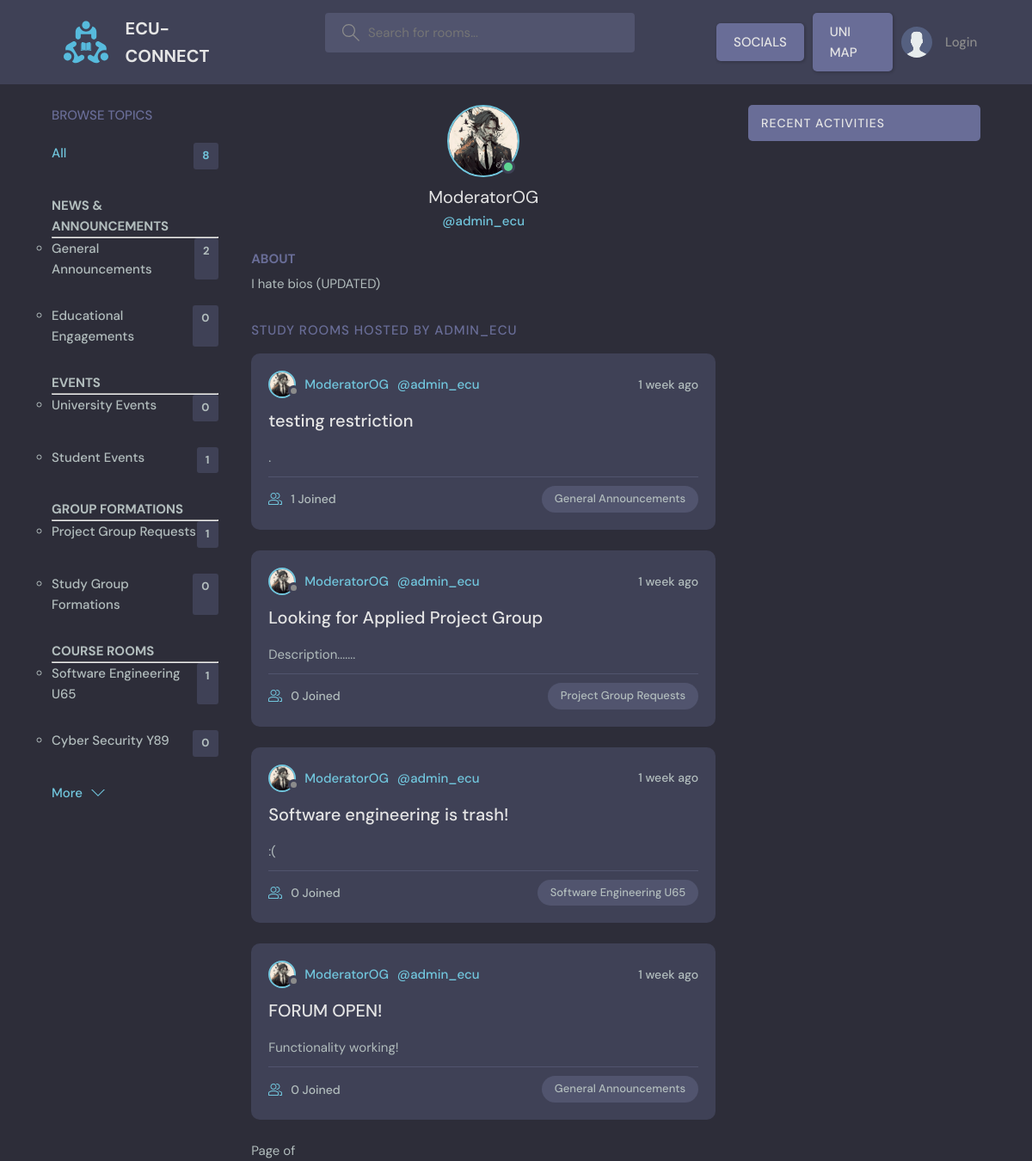
Page /profile/1/ on the committed database.
### base/models.py (models this page shows, shortened)
class Topic(models.Model):
    name = models.CharField(max_length=200)

class User(AbstractUser):
    username = models.CharField(max_length=150, unique=True, null=True)
    name = models.CharField(max_length=200, null=True)
    email = models.EmailField(unique=True, null=True)
    bio = models.TextField(null=True)
    avatar = models.ImageField(null=True, default="avatar.svg")
    USERNAME_FIELD = 'email'
    REQUIRED_FIELDS = ['username']

class Thread(models.Model):
    host = models.ForeignKey(User, on_delete = models.SET_NULL, null=True)
    topic = models.ForeignKey(Topic, on_delete = models.SET_NULL, null=True)
    name = models.CharField(max_length=200)
    description = models.TextField(null = True, blank = True)
    participants = models.ManyToManyField(User, related_name='participants', blank=True)
    updated = models.DateTimeField(auto_now= True)
    created = models.DateTimeField(auto_now_add= True)
    class Meta:
       ordering = ['-updated', '-created']

### base/views.py (the view)
# urls.py: path('profile/<str:pk>/', views.userProfile, name="user_profile"),
def userProfile(request, pk):
    user = User.objects.get(id=pk)
    threads = user.thread_set.all()
    thread_comments = user.comment_set.all()
    topics = Topic.objects.all()
    context= {'user': user, 'threads': threads, 'thread_comments': thread_comments, 'topics': topics}
    return render(request, 'base/profile.html', context)

### base/templates/base/profile.html (shortened to what this page needs)
{% extends 'main.html' %}
{% block content %}
  <main class="profile-page layout layout--3">
    <div class="container">
      {% include 'base/topics_component.html' %}
      <div class="roomList">
        <div class="profile">
          <div class="profile__avatar">
            <div class="avatar avatar--large active">
              <img src="{{user.avatar.url}}" />
            </div>
          </div>
          <div class="profile__info">
            <h3>{{user.name}}</h3>
            <p>@{{user.username}}</p>
          </div>
          <div class="profile__about">
            <h3>About</h3>
            <p>
              {{user.bio}}
            </p>
          </div>
        </div>
        <div class="roomList__header">
          <div>
            <h2>Study Rooms Hosted by {{user.username}}</a>
            </h2>
          </div>
        </div>
        {% include 'base/feed_component.html' %}
      </div>
      {% include 'base/activity_component.html' %}
    </div>
  </main>
{% endblock content %}

### base/templates/base/topics_component.html (shortened to what this page needs)
        <div class="topics">
            <div class="topics__header">
              <h2>Browse Topics</h2>
            </div>
            <ul class="topics__list">
                <li>
                    <a href="{% url 'home' %}" class="active">All <span>{{topics.count}}</span></a>
                </li>
              <li>
                <h4>NEWS & ANNOUNCEMENTS</h4>
                <hr>
                <ul>
                  {% for topic in topics %}
                    {% if topic.name == "General Announcements" or topic.name == "Educational Engagements"  %}
                      <li><strong><a href="{% url 'home' %}?q={{topic.name}}">{{topic.name}}<span>{{topic.thread_set.all.count}}</span></a></strong></li>
                    {% endif %}
                  {% endfor %}
                </ul>
              </li>
              <li>
                <h4>EVENTS</h4>
                <hr>
                <ul>
                  {% for topic in topics %}
                  {% if topic.name == "University Events" or topic.name == "Student Events"  %}
                      <li><strong><a href="{% url 'home' %}?q={{topic.name}}">{{topic.name}}<span>{{topic.thread_set.all.count}}</span></a></strong></li>
                    {% endif %}
                  {% endfor %}
                </ul>
              </li>
              <li>
                <h4>GROUP FORMATIONS</h4>
                <hr>
                <ul>
                  {% for topic in topics %}
                  {% if topic.name == "Project Group Requests" or topic.name == "Study Group Formations"  %}
                      <li> <a href="{% url 'home' %}?q={{topic.name}}">{{topic.name}}<span>{{topic.thread_set.all.count}}</span></a></li>
                    {% endif %}
                  {% endfor %}
                </ul>
              </li>
              <li>
                <h4>COURSE ROOMS</h4>
                <hr>
                <ul>
                  {% for topic in topics %}
                  {% if topic.name == "Software Engineering U65" or topic.name == "Cyber Security Y89"  %}
                      <li><strong><a href="{% url 'home' %}?q={{topic.name}}">{{topic.name}}<span>{{topic.thread_set.all.count}}</span></a></strong></li>
                    {% endif %}
                  {% endfor %}
                </ul>
              </li>
            </ul>
            <a class="btn btn--link" href="topics.html">
              More
              <svg version="1.1" xmlns="http://www.w3.org/2000/svg" width="32" height="32" viewBox="0 0 32 32">
                <title>chevron-down</title>
                <path d="M16 21l-13-13h-3l16 16 16-16h-3l-13 13z"></path>
              </svg>
            </a>
          </div>

### base/templates/base/feed_component.html (shortened to what this page needs)
{% for thread in threads %}
<div class="roomListRoom">
    <div class="roomListRoom__header">
        <a href="{% url 'user_profile' thread.host.id %}" class="roomListRoom__author">
        <div class="avatar avatar--small">
            <img src="{{thread.host.avatar.url}}" />
        </div>
        <span>{{thread.host.name}}</span>
        <span>@{{thread.host.username}}</span>
        </a>
        <div class="roomListRoom__actions">
        <span>{{thread.created|timesince}} ago</span>
        </div>
    </div>
    <div class="roomListRoom__content">
        <a href="{% url 'thread' thread.id %}">{{thread.name}}</a>
        <p>
            {{ thread.description }}
        </p>
    </div>
    <div class="roomListRoom__meta">
        <a href="{% url 'thread' thread.id %}" class="roomListRoom__joined">
        {{thread.participants.all.count}} Joined
        </a>
        <p class="roomListRoom__topic">{{thread.topic.name}}</p>
    </div>
</div>
{% endfor %}
<div class="pagination">
    <span class="step-links">
        <span class="current">
            Page {{ threads.number }} of {{ threads.paginator.num_pages }}
        </span>
    </span>
</div>

### rows in the picture
Topic: name "General Announcements", thread_set.all.count "2"
Topic: name "Educational Engagements", thread_set.all.count "0"
Topic: name "University Events", thread_set.all.count "0"
Topic: name "Student Events", thread_set.all.count "1"
Topic: name "Project Group Requests", thread_set.all.count "1"
Topic: name "Study Group Formations", thread_set.all.count "0"
Topic: name "Software Engineering U65", thread_set.all.count "1"
Topic: name "Cyber Security Y89", thread_set.all.count "0"
User: avatar (picture), name "ModeratorOG", username "admin_ecu", bio "I hate bios (UPDATED)", username "ADMIN_ECU"
Thread: host.avatar (picture), host.name "ModeratorOG", host.username "admin_ecu", created "1 week", name "testing restriction", description ".", participants.all.count "1", topic.name "General Announcements"
Thread: host.avatar (picture), host.name "ModeratorOG", host.username "admin_ecu", created "1 week", name "Looking for Applied Project Group", description "Description.......", participants.all.count "0", topic.name "Project Group Requests"
Thread: host.avatar (picture), host.name "ModeratorOG", host.username "admin_ecu", created "1 week", name "Software engineering is trash!", description ":(", participants.all.count "0", topic.name "Software Engineering U65"
Thread: host.avatar (picture), host.name "ModeratorOG", host.username "admin_ecu", created "1 week", name "FORUM OPEN!", description "Functionality working!", participants.all.count "0", topic.name "General Announcements"

### other values in the picture
{{ topics.count }} "8"
